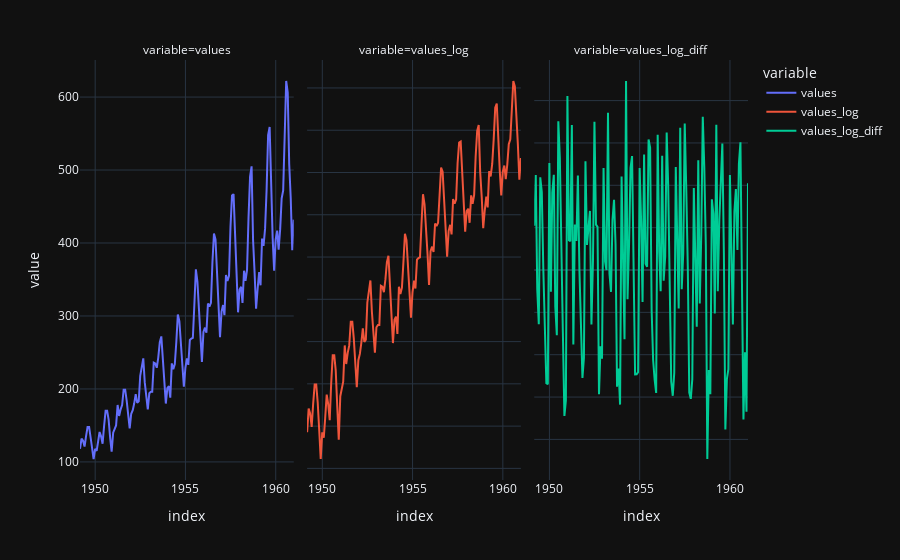

Notebook code cell kept with this figure:
### Code cell
fig = df.plot(facet_col='variable')
fig.update_yaxes(matches=None)

### Figure 1 — Plotly figure (JSON) as saved in the notebook; plotly's stock layout.template omitted (floating-point values rounded to 4 significant figures; data arrays with more than 128 entries replaced by an {"elided": "..."} marker saying what was removed)
{"data": [{"hovertemplate": "variable=values<br>index=%{x}<br>value=%{y}<extra></extra>", "legendgroup": "values", "line": {"color": "#636efa", "dash": "solid"}, "marker": {"symbol": "circle"}, "mode": "lines", "name": "values", "orientation": "v", "showlegend": true, "type": "scatter", "x": {"elided": "143 str values"}, "xaxis": "x", "y": {"elided": "143 int values"}, "yaxis": "y"}, {"hovertemplate": "variable=values_log<br>index=%{x}<br>value=%{y}<extra></extra>", "legendgroup": "values_log", "line": {"color": "#EF553B", "dash": "solid"}, "marker": {"symbol": "circle"}, "mode": "lines", "name": "values_log", "orientation": "v", "showlegend": true, "type": "scatter", "x": {"elided": "143 str values"}, "xaxis": "x2", "y": {"elided": "143 float values"}, "yaxis": "y2"}, {"hovertemplate": "variable=values_log_diff<br>index=%{x}<br>value=%{y}<extra></extra>", "legendgroup": "values_log_diff", "line": {"color": "#00cc96", "dash": "solid"}, "marker": {"symbol": "circle"}, "mode": "lines", "name": "values_log_diff", "orientation": "v", "showlegend": true, "type": "scatter", "x": {"elided": "143 str values"}, "xaxis": "x3", "y": {"elided": "143 float values"}, "yaxis": "y3"}], "layout": {"annotations": [{"font": {}, "showarrow": false, "text": "variable=values", "x": 0.16, "xanchor": "center", "xref": "paper", "y": 1, "yanchor": "bottom", "yref": "paper"}, {"font": {}, "showarrow": false, "text": "variable=values_log", "x": 0.5, "xanchor": "center", "xref": "paper", "y": 1, "yanchor": "bottom", "yref": "paper"}, {"font": {}, "showarrow": false, "text": "variable=values_log_diff", "x": 0.84, "xanchor": "center", "xref": "paper", "y": 1, "yanchor": "bottom", "yref": "paper"}], "legend": {"title": {"text": "variable"}, "tracegroupgap": 0}, "margin": {"t": 60}, "xaxis": {"anchor": "y", "domain": [0, 0.32], "title": {"text": "index"}}, "xaxis2": {"anchor": "y2", "domain": [0.34, 0.66], "matches": "x", "title": {"text": "index"}}, "xaxis3": {"anchor": "y3", "domain": [0.68, 1.0], "matches": "x", "title": {"text": "index"}}, "yaxis": {"anchor": "x", "domain": [0, 1], "title": {"text": "value"}}, "yaxis2": {"anchor": "x2", "domain": [0, 1], "showticklabels": false}, "yaxis3": {"anchor": "x3", "domain": [0, 1], "showticklabels": false}}}
